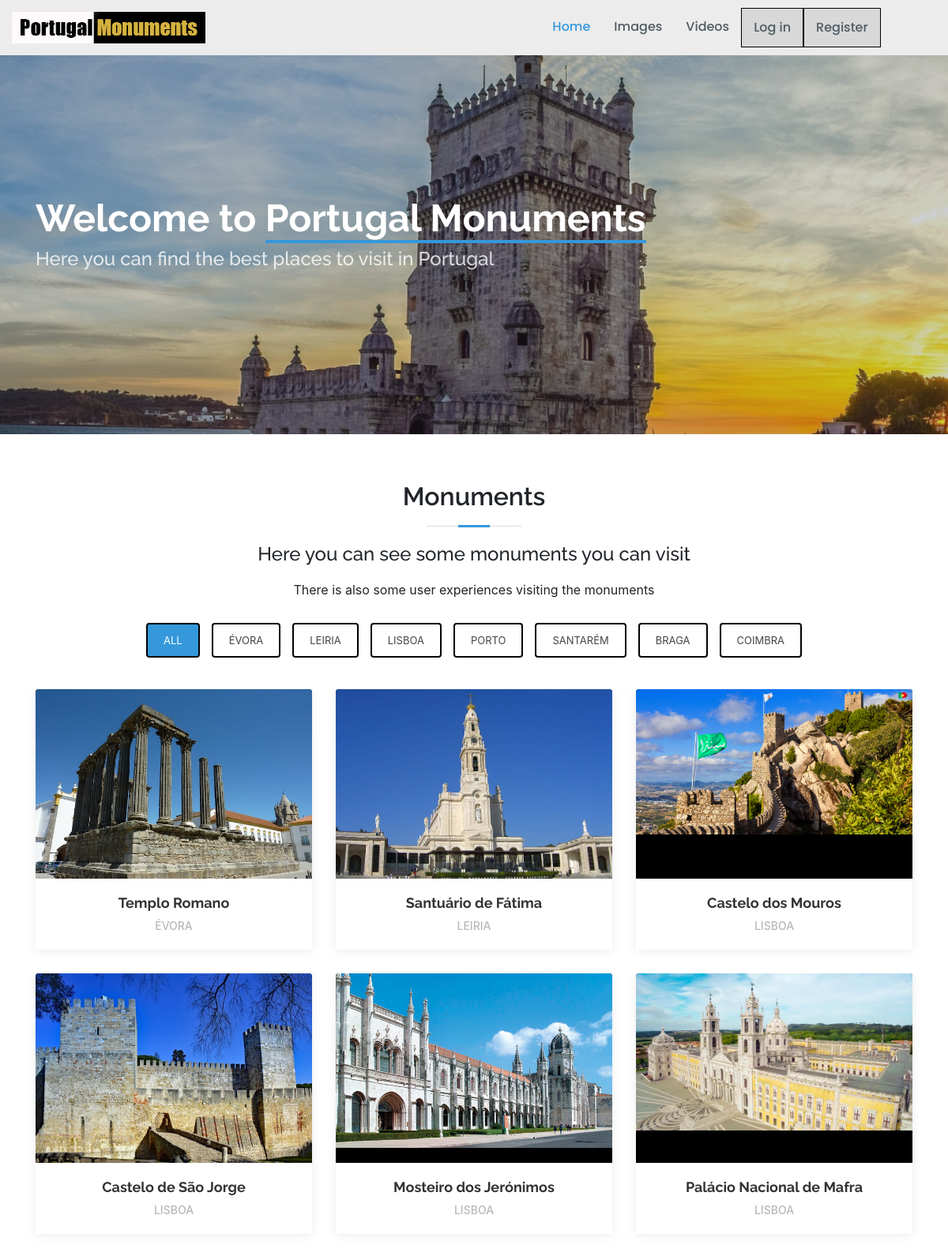
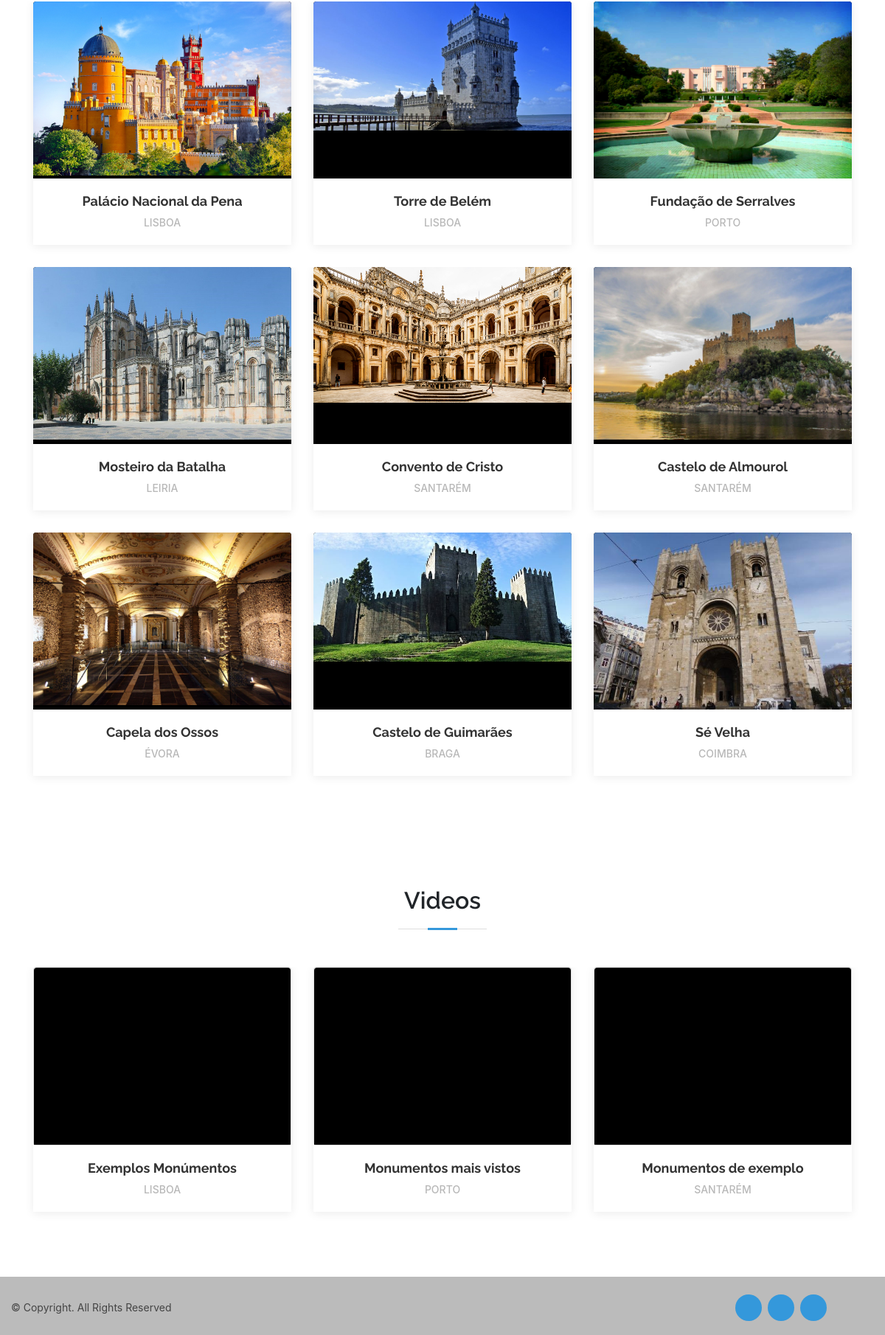
Screenshot of /TP3/index.php with the database file from the repository (2 pictures, top to bottom).
### tables this page shows
CREATE TABLE `contentfile` (
  `id` varchar(255) NOT NULL,
  `name` varchar(255) NOT NULL,
  `image` varchar(255) NOT NULL,
  `content` varchar(255) NOT NULL,
  `public` int(50) NOT NULL,
  `district` varchar(255) NOT NULL,
  `file` varchar(255) NOT NULL
);

### TP3/classes/Indice.php (called while the page is built, shortened)
<?php
if (!isset($_SESSION['user'])) {
    $user = '';
} else {
    $user = $_SESSION['user'];
}

### TP3/classes/Districts.php (the view, shortened to what this page needs)
<?php
function sectionDistrictsUsed() {
    $db = mysqli_connect("localhost", "root", "", "base");
    $sql = "SELECT * FROM contentfile";
    $valueStored = array();
    $result = mysqli_query($db, $sql);
    $output = '<div class="row"><div class="col-lg-12"><ul id="portfolio-flters"><li data-filter="*" class="filter-active"style="border: 2px solid black;font-size: 13px;">All</li>';
    if (mysqli_num_rows($result) > 0) {
        while ($row = mysqli_fetch_assoc($result)) {
            $indexDis = getDistrictIndex($row["district"]);
            if ($indexDis != -1 && !in_array($row["district"], $valueStored) && $row["file"] == "image") {
                $output = $output . '<li data-filter=".filter-' . $indexDis . '"style="border: 2px solid black;font-size: 13px;">' . $row["district"] . '</li>';
                array_push($valueStored, $row["district"]);
            }
        }
        $output = $output . '</ul></div></div>';
    } else {
        echo "0 results";
    }
    return $output;
}
function showContent($authorization) {
    $db = mysqli_connect("localhost", "root", "", "base");
    $sql = "SELECT * FROM contentfile";
    $result = mysqli_query($db, $sql);
    $output = '';
    if (mysqli_num_rows($result) > 0) {
        while ($row = mysqli_fetch_assoc($result)) {
            if (($row["public"] == 0 || ($row["public"] == 1 && $authorization)) && $row["file"] == "image") {
                $index = getDistrictIndex($row["district"]);
                $output = $output . '<div class="col-lg-4 col-md-6 portfolio-item filter-';
                $output = $output . $index . ' wow fadeInUp" data-wow-delay="0.1s"><div class="portfolio-wrap" href="details.php?image='.$row["image"].'"><figure><img src="Img/';
                $output = $output . $row["id"] . '/' . $row["image"] . '"class="img-fluid" alt="" width="800" height="600"></figure><div class="portfolio-info"><h4><a href="details.php?image='.$row["image"].'">';
                $output = $output . $row["name"] . '</a></h4><p>' . $row["district"] . '</p></div></div></div>';
            }
        }
    } else {
        echo "0 results";
    }
    return $output;
}
function getDistrictIndex($district) {
    $db = mysqli_connect("localhost", "root", "", "base");
    $sql = "SELECT * FROM districts";
    $result = mysqli_query($db, $sql);
    $index = 0;
    if (mysqli_num_rows($result) > 0) {
        while ($row = mysqli_fetch_assoc($result)) {
            if ($row["district"] == $district) {
                $index = $row["id"];
                break;
            }
        }
    } else {
        echo "0 results";
    }
    return $index;
}
function showVideoContent($authorization) {
    $db = mysqli_connect("localhost", "root", "", "base");
    $sql = "SELECT * FROM contentfile";
    $result = mysqli_query($db, $sql);
    $output = '';
    if (mysqli_num_rows($result) > 0) {
        while ($row = mysqli_fetch_assoc($result)) {
            if (($row["public"] == 0 || ($row["public"] == 1 && $authorization)) && $row["file"] == "video") {
                $index = getDistrictIndex($row["district"]);
                $output = $output . '<div class="col-lg-4 col-md-6 portfolio-item filter-';
                $output = $output . $index . ' wow fadeInUp" data-wow-delay="0.1s"><div class="portfolio-wrap" href="#"><div class="card"><figure><video class="img-fluid" width="800" height="600" playsinline autoplay muted loop>';
                $output = $output . '<source src="Img/' . $row["id"] . '/' . $row["image"] . '" type="video/mp4"></video></div><div class="portfolio-info"><h4><a href="#">';
                $output = $output . $row["name"] . '</a></h4><p>' . $row["district"] . '</p></div></div></div>';
            }
        }
    } else {
        echo "0 results";
    }
    return $output;
}

### TP3/index.php (shortened to what this page needs)
<!DOCTYPE html>
<?php
require_once('classes/Indice.php');
require_once('classes/Districts.php');
require_once('classes/Priority.php');
$sectionDis = sectionDistrictsUsed();
$auth = checkUserLog($user);
$conteudo = showContent($auth);
$sectionVideo = showVideoContent($auth);
$show_logged = checkLogIn($user);
include 'templates/Template.php';
?>

### TP3/classes/Priority.php (shortened to what this page needs)
<?php
function checkLogIn($username){
    if($username == ''){
        return '<li class="log"><a href="logIn.php">Log in</a></li><li class="log"><a href="Register.php">Register</a></li>';
    }
    else{
        return '<li class="log"><a href="index.php?logout=true" name="logout" type="submit">Log out</a></li>';
    }
}

### TP3/templates/Template.php (shortened to what this page needs)
<html>
    <head>
        <link rel="stylesheet" type="text/css" href="css/styleIndex.css"/>
        <link href="vendor/bootstrap/css/bootstrap.min.css" rel="stylesheet">
        <link href="vendor/icofont/icofont.min.css" rel="stylesheet">
    </head>
    <body>
        <header id="header" class="fixed-top d-flex align-items-center head-edit">
            <div class="container d-flex align-items-center" style="max-width: none;">
                <div class="logo mr-auto">
                    <a href="index.php"><img src="Img/logo.png" alt="" class="img-fluid"></a>
                </div>
                <nav class="nav-menu d-none d-lg-block" style="float: right;">
                    <ul>
                        <li class="active"><a href="index.php">Home</a></li>
                        <li><a href="#portfolio">Images</a></li>
                        <li><a href="#videos">Videos</a></li>
                        <?php echo $show_logged; ?>
                    </ul>
                </nav>
                <div class="header-social-links">
                    <a href="https://twitter.com/" class="twitter"><i class="icofont-twitter"></i></a>
                    <a href="https://www.facebook.com/" class="facebook"><i class="icofont-facebook"></i></a>
                    <a href="https://www.instagram.com/" class="instagram"><i class="icofont-instagram"></i></a>
                </div>
            </div>
        </header>
        <section id="hero" class="d-flex flex-column justify-content-center align-items-center" style="margin: 0;">
            <div class="container text-center text-md-left" data-aos="fade-up">
                <h1>Welcome to <span>Portugal Monuments</span></h1>
                <h2>Here you can find the best places to visit in Portugal</h2>
            </div>
        </section>
        <main id="main">
            <section id="portfolio" class="portfolio">
                <div class="container">
                    <div class="section-title">
                        <h2>Monuments</h2>
                        <h4>Here you can see some monuments you can visit</h4>
                        <p style="padding-top:10px;">There is also some user experiences visiting the monuments</p>
                    </div>
                    <?php echo $sectionDis; ?>
                    <div class="row portfolio-container">
                        <?php echo $conteudo; ?>
                    </div>
                </div>
            </section>
            <section id="videos" class="portfolio">
                <div class="container">
                    <div class="section-title">
                        <h2>Videos</h2>
                    </div>
                    <div class="row portfolio-container">
                        <?php echo $sectionVideo; ?>
                    </div>
                </div>
            </section>
        </main>
        <footer id="footer">
            <div class="container d-md-flex footerReset">
                <div class="mr-md-auto text-center text-md-left" style ="line-height: 35px;text-align: center;">
                    <div class="copyright">
                        &copy; Copyright. All Rights Reserved
                    </div>
                </div>
                <div class="social-links text-center text-md-right pt-3 pt-md-0 distan">
                    <a href="https://twitter.com/" class="twitter"><i class="icofont-twitter"></i></a>
                    <a href="https://www.facebook.com/" class="facebook"><i class="icofont-facebook"></i></a>
                    <a href="https://www.instagram.com/" class="instagram"><i class="icofont-instagram"></i></a>
                </div>
            </div>
        </footer>
    </body>
</html>

### rows the page displays
contentfile: district "ÉVORA", id+image (picture), name "Templo Romano"
contentfile: district "LEIRIA", id+image (picture), name "Santuário de Fátima"
contentfile: district "LISBOA", id+image (picture), name "Castelo dos Mouros"
contentfile: district "PORTO", id+image (picture), name "Fundação de Serralves"
contentfile: district "SANTARÉM", id+image (picture), name "Convento de Cristo"
contentfile: district "BRAGA", id+image (picture), name "Castelo de Guimarães"
contentfile: district "COIMBRA", id+image (picture), name "Sé Velha"
contentfile: id+image (picture), name "Castelo de São Jorge", district "LISBOA"
contentfile: id+image (picture), name "Mosteiro dos Jerónimos", district "LISBOA"
contentfile: id+image (picture), name "Palácio Nacional de Mafra", district "LISBOA"
contentfile: id+image (picture), name "Palácio Nacional da Pena", district "LISBOA"
contentfile: id+image (picture), name "Torre de Belém", district "LISBOA"
contentfile: id+image (picture), name "Mosteiro da Batalha", district "LEIRIA"
contentfile: id+image (picture), name "Castelo de Almourol", district "SANTARÉM"
contentfile: id+image (picture), name "Capela dos Ossos", district "ÉVORA"
contentfile: name "Exemplos Monúmentos", district "LISBOA"
contentfile: name "Monumentos mais vistos", district "PORTO"
contentfile: name "Monumentos de exemplo", district "SANTARÉM"
